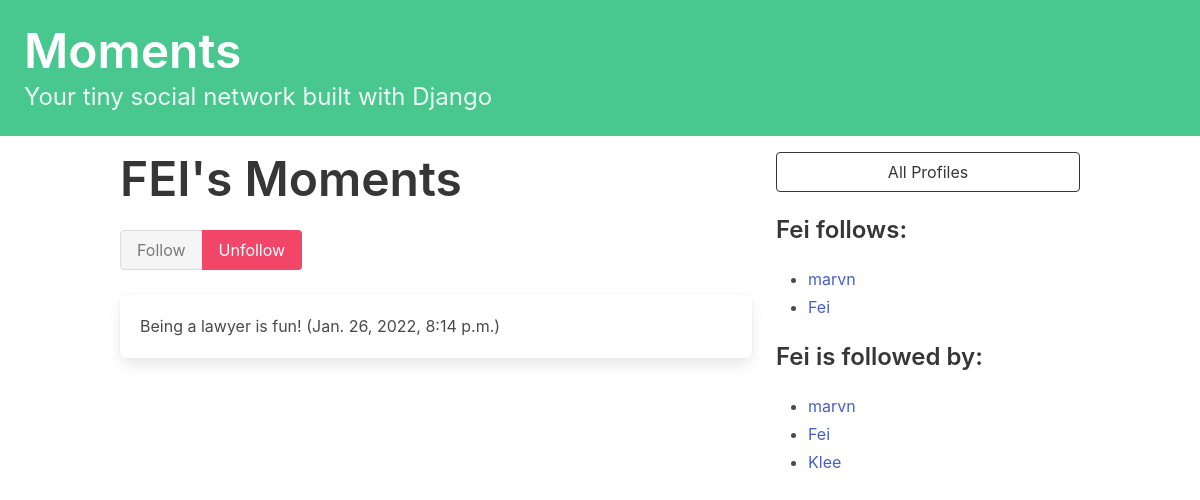
The app's page /profile/5 (signed in) with its own data.
### dwitter/models.py (models this page shows, shortened)
class Profile(models.Model):
    user = models.OneToOneField(User, on_delete=models.CASCADE)
    follows = models.ManyToManyField(
        "self",
        related_name="followed_by",
        symmetrical=False,
        blank=True
    )
    def __str__(self):
        return self.user.username

class Dweet(models.Model):
    user = models.ForeignKey(
        User, related_name="dweets", on_delete=models.DO_NOTHING
    )
    body = models.CharField(max_length=140)
    created_at = models.DateTimeField(auto_now_add=True)

### dwitter/views.py (the view, shortened to what this page needs)
# urls.py: path("profile/<int:pk>", profile, name="profile"),
def profile(request,pk):
    profile = Profile.objects.get(pk=pk)
    return render(request, "dwitter/profile.html", {"profile":profile})

### dwitter/templates/dwitter/profile.html (shortened to what this page needs)
{% extends 'base.html' %}
{% block content %}
<div class="column">
    <div class="block">
    <h1 class="title is-1">
        {{profile.user.username|upper}}'s Moments
    </h1>
    <form method ="post">
        <div class="buttons has-addons">
        {% if profile in user.profile.follows.all %}
            <button class="button is-success is-static">Follow</button>
            <button class="button is-danger" name="follow" value="unfollow">Unfollow</button>
        {% else %}
            <button class="button is-success" name="follow" value="follow">Follow</button>
            <button class="button is-danger is-static">Unfollow</button>
            {% endif %}
    </div>
    </form>
    </div>
    <div class="content">
        {% for dweet in profile.user.dweets.all %}
            <div class="box">
                {{ dweet.body }}
                <span class="is-small has_text-grey-light">
                    ({{ dweet.created_at }})
                </span>
            </div>
        {% endfor %}
    </div>
</div>
<div class="column is-one-third">
    <div class="block">
        <a href="{% url 'dwitter:profile_list' %}">
            <button class="button is-dark is-outlined is-fullwidth">
                All Profiles
            </button>
        </a>
    </div>
    <div class="block">
        <h3 class="title is-4">
            {{profile.user.username}} follows:
        </h3>
        <div class="content">
            <ul>
            {% for following in profile.follows.all %}
                <li>
                    <a href="{% url 'dwitter:profile' following.id %}">
                            {{ following }}
                    </a>
                </li>
            {% endfor %}
            </ul>
        </div>
    </div>
    <div class="block">
        <h3 class="title is-4">
            {{profile.user.username}} is followed by:
        </h3>
        <div class="content">
            <ul>
            {% for follower in profile.followed_by.all %}
                <li>
                    <a href="{% url 'dwitter:profile' follower.id %}">
                        {{ follower }}
                    </a>
                </li>
            {% endfor %}
            </ul>
        </div>
    </div>
</div>
{% endblock content %}

### records on screen
Profile: user.username "FEI", user.username "Fei"
Dweet: body "Being a lawyer is fun!", created_at "Jan. 26, 2022, 8:14 p.m."
Profile: user.username "marvn"
Profile: user.username "Klee"
